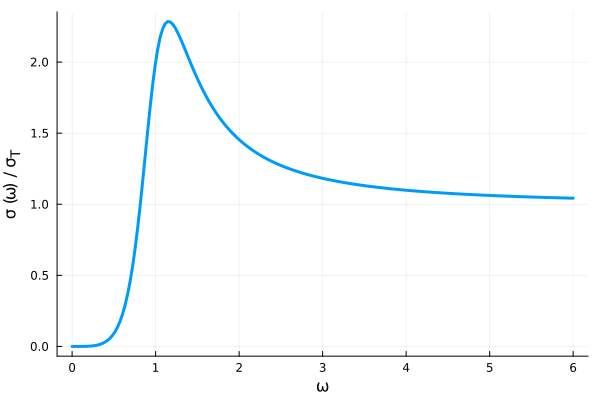

Source code (Julia):
using Plots
gr()

len = 200
omega = range(0.0, 6.0, length=len)
gamma = 0.5
rayleigh = omega.^4 ./ ((omega.^2 .- 1).^2 .+ gamma * omega.^2)
plot(omega, rayleigh, linewidth=3, xlabel=raw"\omega", ylabel=raw"\sigma (\omega) / \sigma_{T}", label=false)
savefig("rayleigh.png")